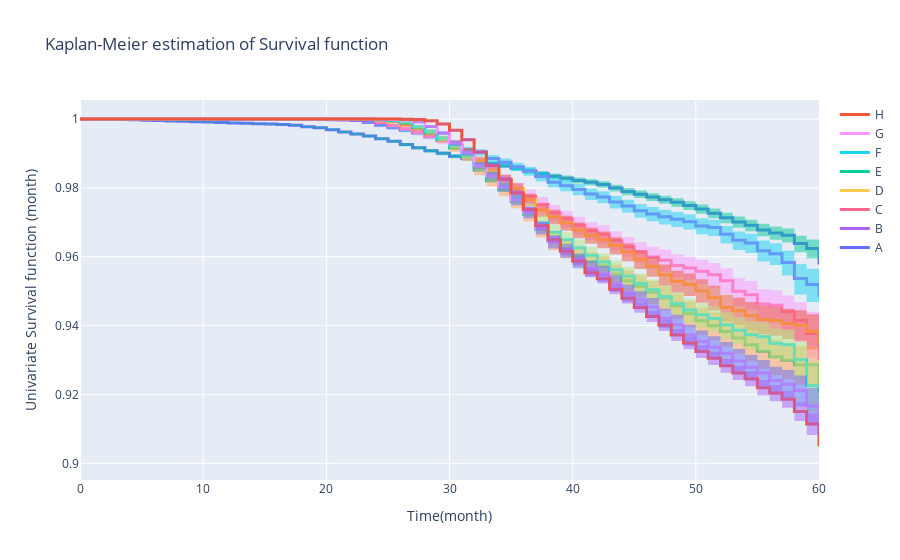

The notebook cell this image was saved under:
### Code cell
# As we discusse above, the distinctive weight of evidence for each bin will resulted in
# distinctive survival functions for each subcategories (I hope :)). However the claim can be approved
# by calculating the univariate survival function for each given subcategories. Below lines
# of code do this task.  IN the opposite cases, we have to regoing the similar bins to get the distinctive
# survival function for each bin. 

fig_1 = go.Figure()

for item in Data['orig_time'].sort_values().unique().tolist():
    data = Data[Data['orig_time'] == item]

    kmf_Data = KaplanMeierFitter().fit(data['time'], data['status_time'])
    fig_1.add_trace(go.Scatter(
    x = kmf_Data.survival_function_.index, \
    y = kmf_Data.survival_function_['KM_estimate'],
    name = item,
    line = dict(shape = 'hv', width = 3,),
    showlegend = True))

    fig_1.add_trace(go.Scatter(
    x = kmf_Data.confidence_interval_.index, 
    y = kmf_Data.confidence_interval_['KM_estimate_upper_0.95'],
    line = dict(shape = 'hv', width = 0),
    showlegend = False,))

    fig_1.add_trace(go.Scatter(
    x = kmf_Data.confidence_interval_.index,
    y = kmf_Data.confidence_interval_['KM_estimate_lower_0.95'],
    line = dict(shape = 'hv', width = 0),
    fill = 'tonexty',
    showlegend = False))

fig_1.update_layout( xaxis_title = "Time(month)", yaxis_title = "Univariate Survival function (month)",\
                   title = 'Kaplan-Meier estimation of Survival function')

fig_1.show()
# As we expected, all four different subcategories have distinctive survival functions.
